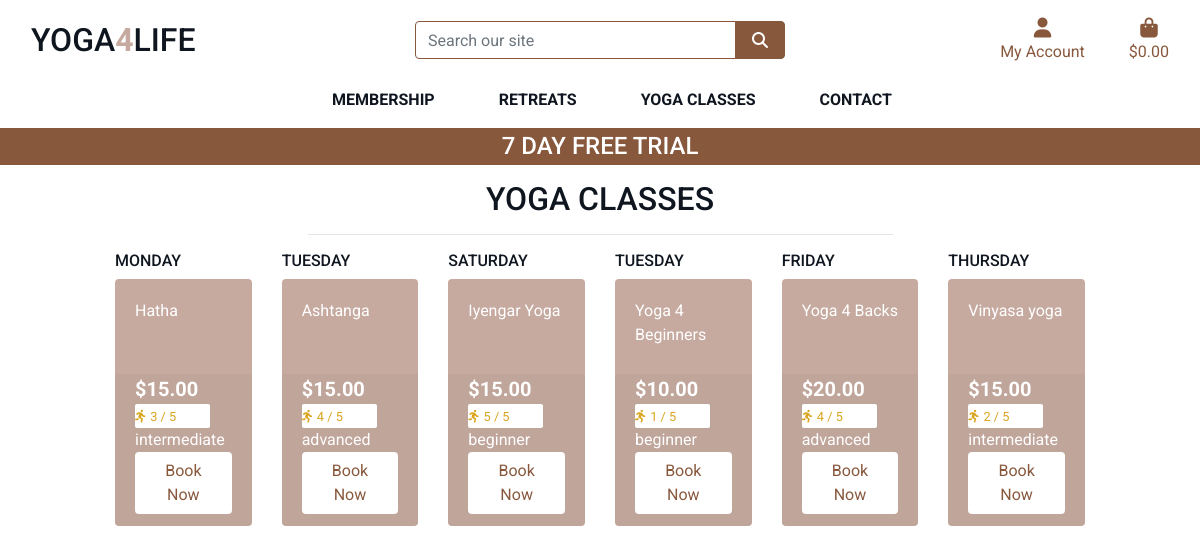
Page /classes/ on the earlier database version.
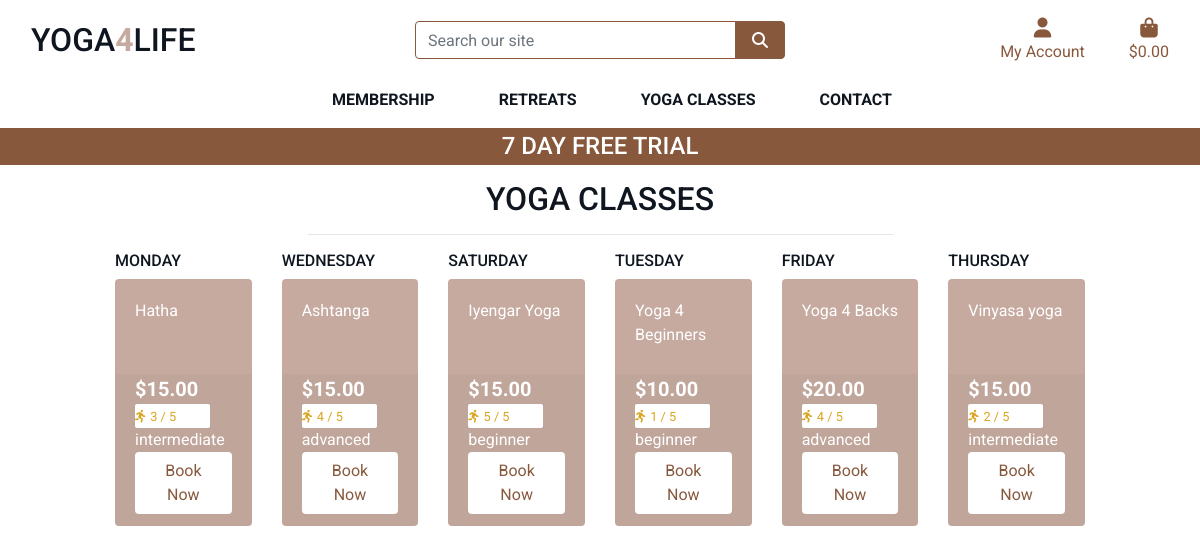
Same page on the later database version.
### classes/models.py (models this page shows, shortened)
class Class(models.Model):
    class Meta:
        verbose_name_plural = 'Classes'
    DAYS_OF_THE_WEEK = (
        ('1', 'Monday'),
        ('2', 'Tuesday'),
        ('3', 'Wednesday'),
        ('4', 'Thursday'),
        ('5', 'Friday'),
        ('6', 'Saturday')
    )
    level = models.ForeignKey('Level', null=True, blank=True, on_delete=models.SET_NULL)
    sku = models.CharField(max_length=254, null=True, blank=True)
    name = models.CharField(max_length=254)
    description = models.TextField()
    price = models.DecimalField(max_digits=6, decimal_places=2)
    dificulty = models.DecimalField(max_digits=6, decimal_places=0, null=True, blank=True)
    image_url = models.URLField(max_length=1024, null=True, blank=True)
    image = models.ImageField(null=True, blank=True)
    day = models.CharField(max_length=1, choices=DAYS_OF_THE_WEEK)

class Level(models.Model):
    name = models.CharField(max_length=254)
    friendly_name = models.CharField(max_length=254, null=True, blank=True)
    def __str__(self):
        return self.name

### classes/views.py (the view)
# urls.py: path('', views.all_classes, name='classes'),
def all_classes(request):
    classes = Class.objects.all()
    context = {
        'classes': classes,
    }
    return render(request, 'classes/classes.html', context)

### classes/templates/classes/classes.html (shortened to what this page needs)
{% extends "base.html" %}
{% load static %}
{% block page_header %}
<div class="container header-container">
</div>
{% endblock %}
{% block content %}
<div class="container-fluid">
    <div class="row">
        <div class="col text-center mt-3">
            <h2 class="logo-font">Yoga Classes</h2>
            <hr class="w-50 mb-1">
        </div>
    </div>
    <div class="row">
        <div class="retreat-container col-10 offset-1">
            <div class="row">
                {% for class in classes %}
                    {% if class.day == "1"%}
                    <div class="col-sm-6 col-md-6 col-lg-2 col-xl-2 pb-5">
                        <h6 class="logo-font">Monday</h6>
                        <div class="card h-100 border-0">
                            <div class="card-body pb-0">
                                <p class="mb-0">{{ class.name }}</p>
                            </div>
                            <div class="card-footer pt-0 border-0 text-left">
                                <div class="row">
                                    <div class="col">
                                        <p class="lead mb-0 font-weight-bold">${{ class.price }}</p>
                                        {% if class.dificulty %}
                                        <div class="card-white-sm">
                                            <small class="text-gold"><i class="fas fa-running mr-1"></i>{{ class.dificulty }} / 5</small>
                                        </div>
                                        {% else %}
                                            <small class="text-gold">No dificulty</small>
                                        {% endif %}
                                        <p class="mb-0">{{ class.level }}</p>
                                        <a class="btn btn-white" href="{% url 'class_detail' class.sku %}">Book Now</a>
                                    </div>
                                </div>
                            </div>
                        </div>
                    </div>
                    {% endif %}
                    {% if class.day == "2"%}
                    <div class="col-sm-6 col-md-6 col-lg-2 col-xl-2 pb-5">
                        <h6 class="logo-font">Tuesday</h6>
                        <div class="card h-100 border-0">
                            <div class="card-body pb-0">
                                <p class="mb-0">{{ class.name }}</p>
                            </div>
                            <div class="card-footer pt-0 border-0 text-left">
                                <div class="row">
                                    <div class="col">
                                        <p class="lead mb-0 font-weight-bold">${{ class.price }}</p>
                                        {% if class.dificulty %}
                                        <div class="card-white-sm">
                                            <small class="text-gold"><i class="fas fa-running mr-1"></i>{{ class.dificulty }} / 5</small>
                                        </div>
                                        {% else %}
                                            <small class="text-gold">No dificulty</small>
                                        {% endif %}
                                        <p class="mb-0">{{ class.level }}</p>
                                        <a class="btn btn-white" href="{% url 'class_detail' class.sku %}">Book Now</a>
                                    </div>
                                </div>
                            </div>
                        </div>
                    </div>
                    {% endif %}
                    {% if class.day == "3"%}
                    <div class="col-sm-6 col-md-6 col-lg-2 col-xl-2 pb-5">
                        <h6 class="logo-font">Wednesday</h6>
                        <div class="card h-100 border-0">
                            <div class="card-body pb-0">
                                <p class="mb-0">{{ class.name }}</p>
                            </div>
                            <div class="card-footer pt-0 border-0 text-left">
                                <div class="row">
                                    <div class="col">
                                        <p class="lead mb-0 font-weight-bold">${{ class.price }}</p>
                                        {% if class.dificulty %}
                                        <div class="card-white-sm">
                                            <small class="text-gold"><i class="fas fa-running mr-1"></i>{{ class.dificulty }} / 5</small>
                                        </div>
                                        {% else %}
                                            <small class="text-gold">No dificulty</small>
                                        {% endif %}
                                        <p class="mb-0">{{ class.level }}</p>
                                        <a class="btn btn-white" href="{% url 'class_detail' class.sku %}">Book Now</a>
                                    </div>
                                </div>
                            </div>
                        </div>
                    </div>
                    {% endif %}
                    {% if class.day == "4"%}
                    <div class="col-sm-6 col-md-6 col-lg-2 col-xl-2 pb-5">
                        <h6 class="logo-font">Thursday</h6>
                        <div class="card h-100 border-0">
                            <div class="card-body pb-0">
                                <p class="mb-0">{{ class.name }}</p>
                            </div>
                            <div class="card-footer pt-0 border-0 text-left">
                                <div class="row">
                                    <div class="col">
                                        <p class="lead mb-0 font-weight-bold">${{ class.price }}</p>
                                        {% if class.dificulty %}
                                        <div class="card-white-sm">
                                            <small class="text-gold"><i class="fas fa-running mr-1"></i>{{ class.dificulty }} / 5</small>
                                        </div>
                                        {% else %}
                                            <small class="text-gold">No dificulty</small>
                                        {% endif %}
                                        <p class="mb-0">{{ class.level }}</p>
                                        <a class="btn btn-white" href="{% url 'class_detail' class.sku %}">Book Now</a>
                                    </div>
                                </div>
                            </div>
                        </div>
                    </div>
                    {% endif %}
                    {% if class.day == "5"%}
                    <div class="col-sm-6 col-md-6 col-lg-2 col-xl-2 pb-5">
                        <h6 class="logo-font">Friday</h6>
                        <div class="card h-100 border-0">
                            <div class="card-body pb-0">
                                <p class="mb-0">{{ class.name }}</p>
                            </div>
                            <div class="card-footer pt-0 border-0 text-left">
                                <div class="row">
                                    <div class="col">
                                        <p class="lead mb-0 font-weight-bold">${{ class.price }}</p>
                                        {% if class.dificulty %}
                                        <div class="card-white-sm">
                                            <small class="text-gold"><i class="fas fa-running mr-1"></i>{{ class.dificulty }} / 5</small>
                                        </div>
                                        {% else %}
                                            <small class="text-gold">No dificulty</small>
                                        {% endif %}
                                        <p class="mb-0">{{ class.level }}</p>
                                        <a class="btn btn-white" href="{% url 'class_detail' class.sku %}">Book Now</a>
                                    </div>
                                </div>
                            </div>
                        </div>
                    </div>
                    {% endif %}
                    {% if class.day == "6"%}
                    <div class="col-sm-6 col-md-6 col-lg-2 col-xl-2 pb-5">
                        <h6 class="logo-font">Saturday</h6>
                        <div class="card h-100 border-0">
                            <div class="card-body pb-0">
                                <p class="mb-0">{{ class.name }}</p>
                            </div>
                            <div class="card-footer pt-0 border-0 text-left">
                                <div class="row">
                                    <div class="col">
                                        <p class="lead mb-0 font-weight-bold">${{ class.price }}</p>
                                        {% if class.dificulty %}
                                        <div class="card-white-sm">
                                            <small class="text-gold"><i class="fas fa-running mr-1"></i>{{ class.dificulty }} / 5</small>
                                        </div>
                                        {% else %}
                                            <small class="text-gold">No dificulty</small>
                                        {% endif %}
                                        <p class="mb-0">{{ class.level }}</p>
                                        <a class="btn btn-white" href="{% url 'class_detail' class.id %}">Book Now</a>
                                    </div>
                                </div>
                            </div>
                        </div>
                    </div>
                    {% endif %}
                {% endfor %}
            </div>
        </div>
    </div>
</div>
{% endblock %}

### templates/base.html (shortened to what this page needs)
{% load static %}
<!doctype html>
<html lang="en">
  <head>
    {% block corecss %}
        <link rel="stylesheet" href="https://stackpath.bootstrapcdn.com/bootstrap/4.4.1/css/bootstrap.min.css">
        <link rel="stylesheet" href="{% static 'css/base.css' %}">
    {% endblock %}
  </head>
  <body>
     <header class="container-fluid fixed-top">
        <div id="topnav" class="row bg-white pt-lg-2 d-none d-lg-flex">
            <div class="col-12 col-lg-4 my-auto py-1 py-lg-0 text-center text-lg-left">
                <a href="{% url 'home' %}" class="nav-link main-logo-link">
                    <h2 class="logo-font text-black my-0">Yoga<strong class="text-pink">4</strong>Life</h2>
                </a>
            </div>
            <div class="col-12 col-lg-4 my-auto py-1 py-lg-0">
                <form method="GET" action="{% url 'retreats' %}">
                    <div class="input-group w-100">
                        <input class="form-control border border-brown rounded-1" type="text" name="q" placeholder="Search our site">
                        <div class="input-group-append">
                            <button class="form-control btn btn-brown border border-brown rounded-1" type="submit">
                                <span class="icon">
                                    <i class="fas fa-search"></i>
                                </span>
                            </button>
                        </div>
                    </div>
                </form>
            </div>
            <div class="col-12 col-lg-4 my-auto py-1 py-lg-0">
                <ul class="list-inline list-unstyled text-center text-lg-right my-0">
                    <li class="list-inline-item dropdown">
                        <a class="text-black nav-link" href="#" id="user-options" data-toggle="dropdown" aria-haspopup="true" aria-expanded="false">
                            <div class="text-center text-brown">
                                <div><i class="fas fa-user fa-lg "></i></div>
                                <p class="my-0">My Account</p>
                            </div>
                        </a>
                    </li>
                    <li class="list-inline-item">
                        <a class="{% if grand_total %}text-gold font-weight-bold{% else %}text-brown{% endif %} nav-link" href="{% url 'view_cart' %}">
                            <div class="text-center">
                                <div><i class="fas fa-shopping-bag fa-lg"></i></div>
                                <p class="my-0">
                                    {% if grand_total %}
                                        ${{ grand_total|floatformat:2 }}
                                    {% else %}
                                        $0.00
                                    {% endif %}
                                </p>
                            </div>
                        </a>
                    </li>
                </ul>
            </div>
        </div>
        <div class="row bg-white">
            <nav class="navbar navbar-expand-lg navbar-light w-100">
                {% include 'includes/main-nav.html' %}
            </nav>
        </div>
        <div id="promotions-banner" class="row text-center">
            <div class="col bg-brown text-white">
                <h4 class="logo-font-white my-1">7 Day FREE Trial </h4>
            </div>
        </div>
    </header>
    {% block page_header %}
    {% endblock %}
    {% block content %}
    {% endblock %}
  </body>
</html>

### templates/includes/main-nav.html (shortened to what this page needs)
<div class="collapse navbar-collapse" id="main-nav">
    <ul class="navbar-nav w-auto mx-auto">
        <li class="nav-item dropdown">
            <a class="logo-font font-weight-bold nav-link text-black mr-5" href="#" id="membership-link" data-toggle="dropdown" aria-haspopup="true" aria-expanded="false">
                Membership
            </a>
        </li>
        <li class="nav-item dropdown">
            <a class="logo-font font-weight-bold nav-link text-black mr-5" href="#" id="retreats-link" data-toggle="dropdown" aria-haspopup="true" aria-expanded="false">
                Retreats
            </a>
        </li>
        <li class="nav-item dropdown">
            <a class="logo-font font-weight-bold nav-link text-black mr-5" href="#" id="yoga-classes-link" data-toggle="dropdown" aria-haspopup="true" aria-expanded="false">
                Yoga Classes
            </a>
        </li>
        <li class="nav-item dropdown">
            <a class="logo-font font-weight-bold nav-link text-black" href="#" id="contact-link" data-toggle="dropdown" aria-haspopup="true" aria-expanded="false">
                Contact
            </a>
        </li>
    </ul>
</div>

Differences in the rows shown:
changed Class "Ashtanga": day "TUESDAY" → "WEDNESDAY"
